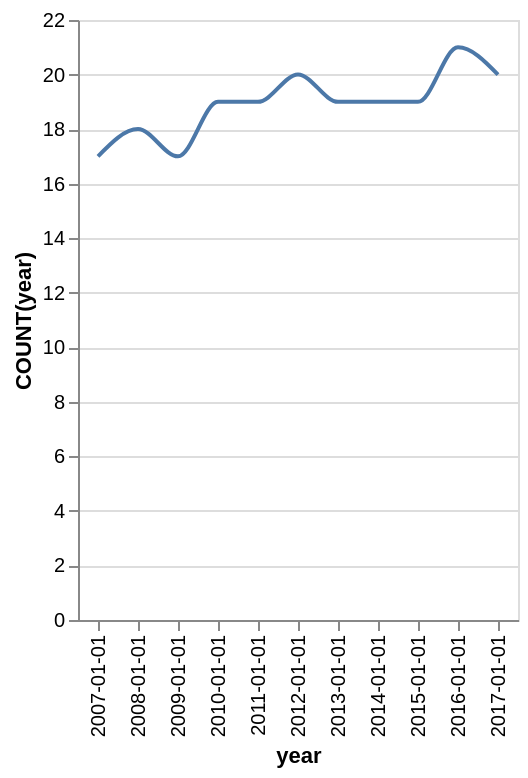

Specify this chart in Vega-Lite:
### Vega-Lite specification from a JSON file in a GitHub repository (floating-point values rounded to 4 significant figures)
{"data": {"values": [{"x_data": "2007-01-01", "y_data": 17}, {"x_data": "2008-01-01", "y_data": 18}, {"x_data": "2009-01-01", "y_data": 17}, {"x_data": "2010-01-01", "y_data": 19}, {"x_data": "2011-01-01", "y_data": 19}, {"x_data": "2012-01-01", "y_data": 20}, {"x_data": "2013-01-01", "y_data": 19}, {"x_data": "2014-01-01", "y_data": 19}, {"x_data": "2015-01-01", "y_data": 19}, {"x_data": "2016-01-01", "y_data": 21}, {"x_data": "2017-01-01", "y_data": 20}]}, "mark": {"type": "line", "interpolate": "monotone"}, "encoding": {"x": {"field": "x_data", "type": "nominal", "title": "year", "sort": "ascending"}, "y": {"field": "y_data", "type": "quantitative", "title": "COUNT(year)"}}}
